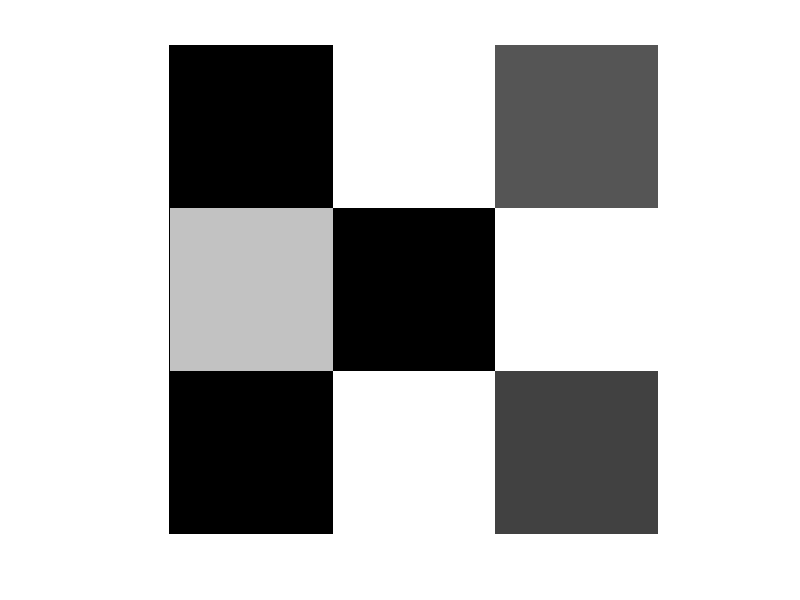

Reproduce this figure in MATLAB.
# Computação Gráfica (IME 04 - 10842)
# Introdução ao Octave/Matlab
RED = [ 0 1 0; 1 1 0; 0 0 1];
GREEN = [ 0 0.2 0.3; 0.5 0.75 0.2; 1 0 0];
BLUE = [ 0 0 1; 0.2 0.3 0.7; 1 0 0.25];

RED
GREEN
BLUE

RGB = cat (3, RED, GREEN, BLUE)

RGB

RGB(:,:,1)
RGB(:,:,2)
RGB(:,:,3)

imshow (RGB)

MAP = [0.2 0.3 0.75; 0.21 0.57 0.54; 0.54 1 0];
X = [0 1 2; 3 2 1];

imshow(X, MAP)

X = [0 1 0.33; 0.75 0 1; 0 1 0.25];
imshow(X)